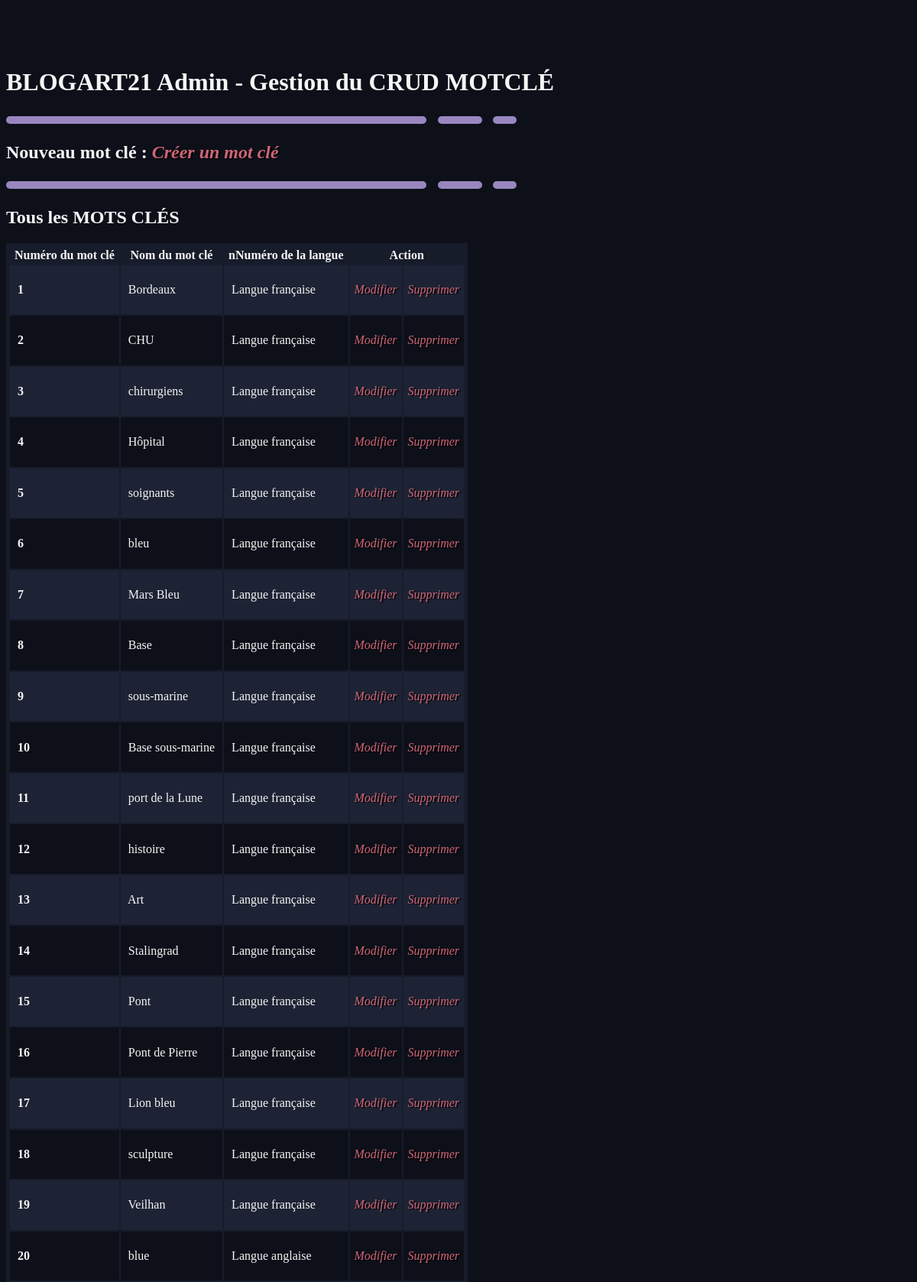
Page /back/motcle/motcle.php (upper part) on the committed database.
### tables this page shows
CREATE TABLE `MOTCLE` (
  `numMotCle` int(8) NOT NULL,
  `libMotCle` varchar(60) DEFAULT NULL,
  `numLang` char(8) NOT NULL
);

CREATE TABLE `LANGUE` (
  `numLang` char(8) NOT NULL,
  `lib1Lang` char(30) DEFAULT NULL,
  `lib2Lang` char(60) DEFAULT NULL,
  `numPays` char(4) DEFAULT NULL
);

### CLASS_CRUD/motcle.class.php (called while the page is built, shortened)
<?php
require_once __DIR__ . '../../CONNECT/database.php';
class MOTCLE
{
    function get_AllMotCle()
    {
        global $db;
        $query = 'SELECT numMotCle,libMotCle,lib2Lang FROM motcle,langue WHERE motcle.numLang=langue.numLang ORDER BY numMotCle ASC ;';
        $result = $db->query($query);
        $allStatuts = $result->fetchAll();
        return ($allStatuts);
    }
}

### back/motCle/motCle.php (the view, shortened to what this page needs)
<?
require_once __DIR__ . '/../../CLASS_CRUD/motcle.class.php';
$monStatutMC = new MOTCLE;
?>
<!DOCTYPE html>
<html lang="fr">
<head>
    <link href="../../back/css/style.css" rel="stylesheet" type="text/css" />
</head>
<body>
<h1>BLOGART21 Admin - Gestion du CRUD MOTCLÉ</h1>
<img class="soulignage2" src="../../front/assets/icons/soulignage.svg"> <br />
<h2>Nouveau mot clé :&nbsp;<a href="./createMotCle.php"><i>Créer un mot clé</i></a></h2>
<img class="soulignage2" src="../../front/assets/icons/soulignage.svg"> <br />
<h2>Tous les MOTS CLÉS</h2>
<table border="3" bgcolor="aliceblue">
<thead>
    <tr>
    <th>&nbsp;Numéro du mot clé&nbsp;</th>
        <th>&nbsp;Nom du mot clé&nbsp;</th>
        <th>&nbsp;nNuméro de la langue&nbsp;</th>
        <th colspan="2">&nbsp;Action&nbsp;</th>
    </tr>
</thead>
<tbody>
<?
$allStatuts = $monStatutMC->get_AllMotCle();
foreach($allStatuts as $row) {
?>
    <tr>
    <td><h4>&nbsp; <?= $row["numMotCle"]; ?> &nbsp;</h4></td>
    <td>&nbsp; <?php echo $row["libMotCle"]; ?> &nbsp;</td>
    <td>&nbsp; <?php echo $row["lib2Lang"]; ?> &nbsp;</td>
    <td>&nbsp;<a href="./updateMotCle.php?id=<?=$row["numMotCle"]; ?>"><i>Modifier</i></a>&nbsp;
    <br /></td>
    <td>&nbsp;<a href="./deleteMotCle.php?id=<?=$row["numMotCle"]; ?>"><i>Supprimer</i></a>&nbsp;
    <br /></td>
    </tr>
<?
}
?>
</tbody>
</table>
<br><br>
</body>
</html>

### back/css/style.css (style rules this page uses)
body { background-color: #0D1019; color: #F5F5F5; padding-top: 60px; padding-bottom: 40px; font-family: "Gotham rounded book"; }
h1 { font-family: "Gotham ultra"; }
h2 { font-family: "Gotham rounded book"; }
table { background-color: #171c2b; border-color: rgba(255, 255, 0, 0); border-collapse:inherit; box-shadow: 0; }
a { text-decoration: none; font-family: "Gotham rounded book"; font-style: normal; color: #CF6679; text-shadow: 2px 1px 1px black; }
tbody tr:nth-child(odd) { background-color:#1d2334; }
tbody tr:nth-child(even) { background-color:#0D1019; }
td { border-color: #171c2b00; }
th { border-color: #171c2b00; }

### rows in the picture
motcle: numMotCle "1", libMotCle "Bordeaux", numLang.lib2Lang "Langue française"
motcle: numMotCle "2", libMotCle "CHU", numLang.lib2Lang "Langue française"
motcle: numMotCle "3", libMotCle "chirurgiens", numLang.lib2Lang "Langue française"
motcle: numMotCle "4", libMotCle "Hôpital", numLang.lib2Lang "Langue française"
motcle: numMotCle "5", libMotCle "soignants", numLang.lib2Lang "Langue française"
motcle: numMotCle "6", libMotCle "bleu", numLang.lib2Lang "Langue française"
motcle: numMotCle "7", libMotCle "Mars Bleu", numLang.lib2Lang "Langue française"
motcle: numMotCle "8", libMotCle "Base", numLang.lib2Lang "Langue française"
motcle: numMotCle "9", libMotCle "sous-marine", numLang.lib2Lang "Langue française"
motcle: numMotCle "10", libMotCle "Base sous-marine", numLang.lib2Lang "Langue française"
motcle: numMotCle "11", libMotCle "port de la Lune", numLang.lib2Lang "Langue française"
motcle: numMotCle "12", libMotCle "histoire", numLang.lib2Lang "Langue française"
motcle: numMotCle "13", libMotCle "Art", numLang.lib2Lang "Langue française"
motcle: numMotCle "14", libMotCle "Stalingrad", numLang.lib2Lang "Langue française"
motcle: numMotCle "15", libMotCle "Pont", numLang.lib2Lang "Langue française"
motcle: numMotCle "16", libMotCle "Pont de Pierre", numLang.lib2Lang "Langue française"
motcle: numMotCle "17", libMotCle "Lion bleu", numLang.lib2Lang "Langue française"
motcle: numMotCle "18", libMotCle "sculpture", numLang.lib2Lang "Langue française"
motcle: numMotCle "19", libMotCle "Veilhan", numLang.lib2Lang "Langue française"
motcle: numMotCle "20", libMotCle "blue", numLang.lib2Lang "Langue anglaise"
